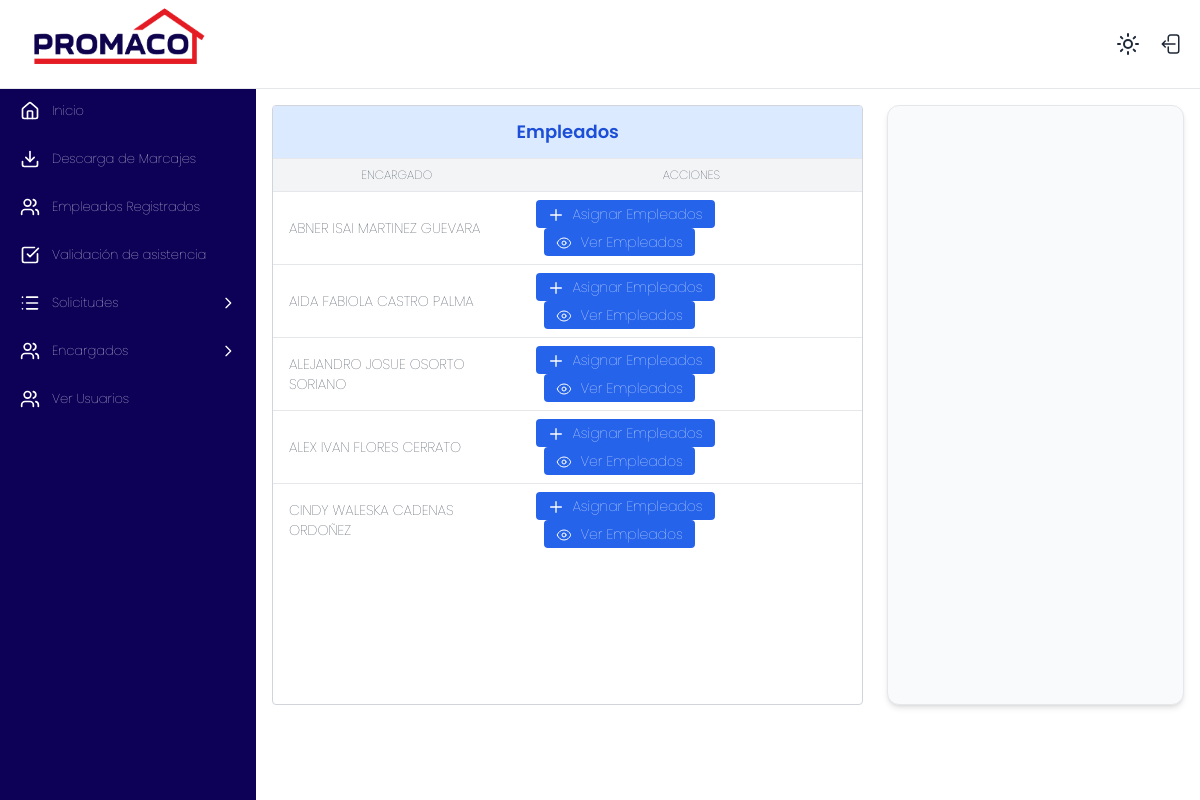
The page /marcaje/ver_encargados on the database as committed earlier.
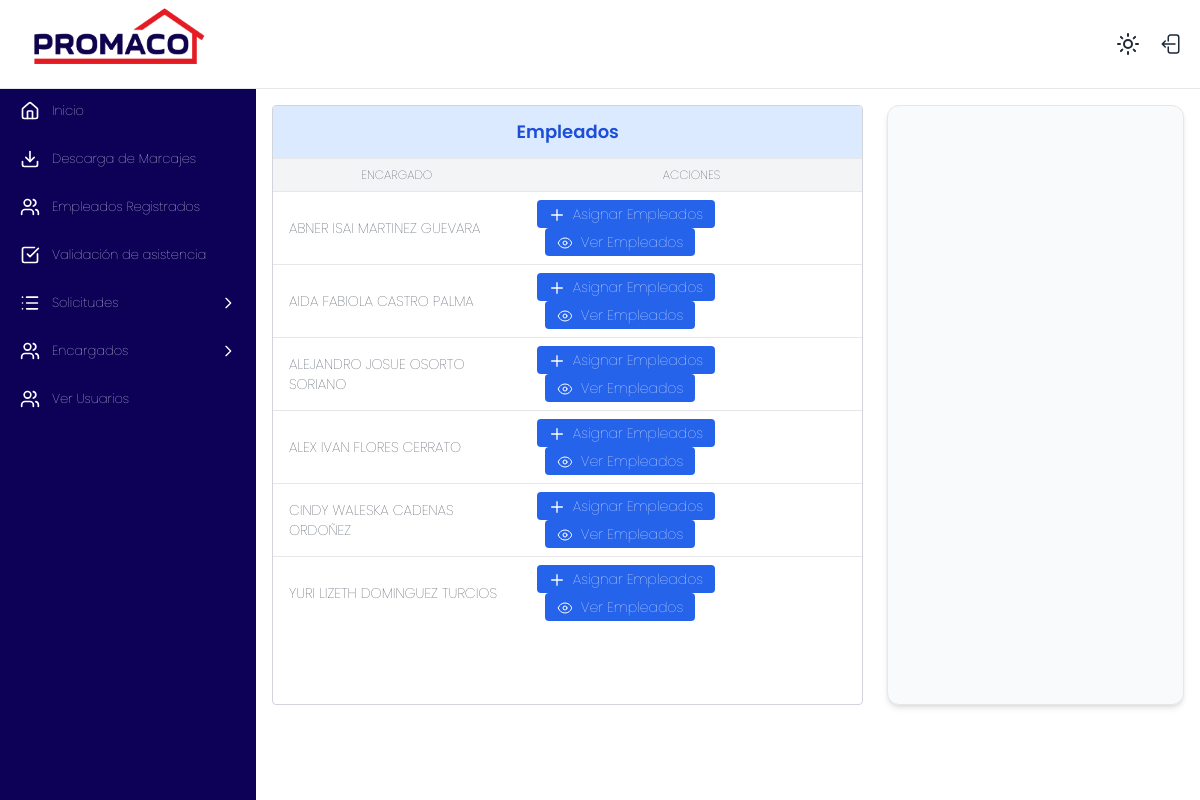
The same page on the database as committed later.
### marcaje/models.py (models this page shows, shortened)
class Empleado(models.Model):
    user = models.OneToOneField(User, on_delete=models.SET_NULL, null=True, blank=True)
    id_externo = models.IntegerField(unique=True)
    codigo = models.CharField(max_length=20)
    nombre = models.CharField(max_length=100)
    departamento = models.CharField(max_length=100)
    sucursal = models.ForeignKey(Sucursal, on_delete=models.PROTECT)
    es_encargado = models.BooleanField(default=False)
    class Meta:
        verbose_name = "Empleado"
        verbose_name_plural = "Empleados"
        ordering = ['nombre']

### marcaje/views.py (the view)
# urls.py: path('ver_encargados', views.ver_encargados, name='ver_encargados'),
def ver_encargados(request):
    encargados = Empleado.objects.filter(es_encargado=True)
    return render(request, 'ver_encargados.html', {'encargados': encargados})

### marcaje/context_processors.py (called while the page is built, shortened)
def empleados_a_cargo_context(request):
    empleados_cargo = []
    encargado_obj = None
    return {'empleados_a_cargo_global': empleados_cargo, 'encargado': encargado_obj}

### marcaje/templates/ver_encargados.html (shortened to what this page needs)
{% extends 'base.html' %}
{% block content %}
<div class="flex flex-col md:flex-row justify-between gap-6">
    <div class="bg-white dark:bg-gray-800 overflow-x-auto border border-gray-300 rounded w-full md:w-2/3" style="height: 600px;">
        <div class="sticky top-0 z-20 bg-blue-100 dark:bg-blue-800 border-b border-gray-200 dark:border-gray-700">
            <h2 class="text-lg font-semibold text-center py-3 text-blue-700 dark:text-white">
                Empleados
            </h2>
        </div>
        <table class="min-w-full divide-y min-w-full divide-gray-200 dark:divide-gray-700">
            <thead class="bg-gray-100 font-bold dark:bg-gray-600 sticky top-[0px] z-10 uppercase text-xs">
                <tr>
                    <th class="px-4 py-2">Encargado</th>
                    <th class="px-4 py-2">Acciones</th>
                </tr>
            </thead>
            <tbody class="bg-white dark:bg-gray-800 divide-y divide-gray-200 dark:divide-gray-700">
                {% for enc in encargados %}
                <tr class="hover:bg-gray-100 dark:hover:bg-gray-700 transition-colors duration-200">
                    <td class="px-4 py-2 text-sm text-gray-800 dark:text-gray-100">{{ enc.nombre }}</td>
                    <td class="px-4 py-2 space-x-2">
                        <button class="bg-blue-600 text-white px-3 py-1 rounded hover:bg-blue-700 text-sm hover:text-white transition"
                            hx-get="{% url 'asignar_empleados' enc.id %}"
                            hx-target="#asignar"
                            hx-swap="innerHTML">
                            <svg xmlns="http://www.w3.org/2000/svg" class="inline w-4 h-4 mr-1" fill="none" viewBox="0 0 24 24" stroke="currentColor">
                                <path stroke-linecap="round" stroke-linejoin="round" stroke-width="2" d="M12 4v16m8-8H4"/>
                            </svg>
                            Asignar Empleados
                        </button>
                        <button class="bg-blue-600 text-white px-3 py-1 rounded hover:bg-blue-700 text-sm hover:text-white transition"
                            hx-get="{% url 'mostrar_empleados' enc.id %}"
                            hx-target="#asignar"
                            hx-swap="innerHTML">
                            Ver Empleados
                        </button>
                    </td>
                </tr>
                {% endfor %}
            </tbody>
        </table>
    </div>
    <div id="asignar" class="shadow-md rounded-xl border border-gray-200 p-4 w-full md:w-1/3 bg-gray-50 dark:bg-gray-800">
    </div>
</div>
{% endblock %}

Rows that differ between the two databases and show on the page:
now on this page (row edited): Empleado: nombre "YURI LIZETH DOMINGUEZ TURCIOS"
